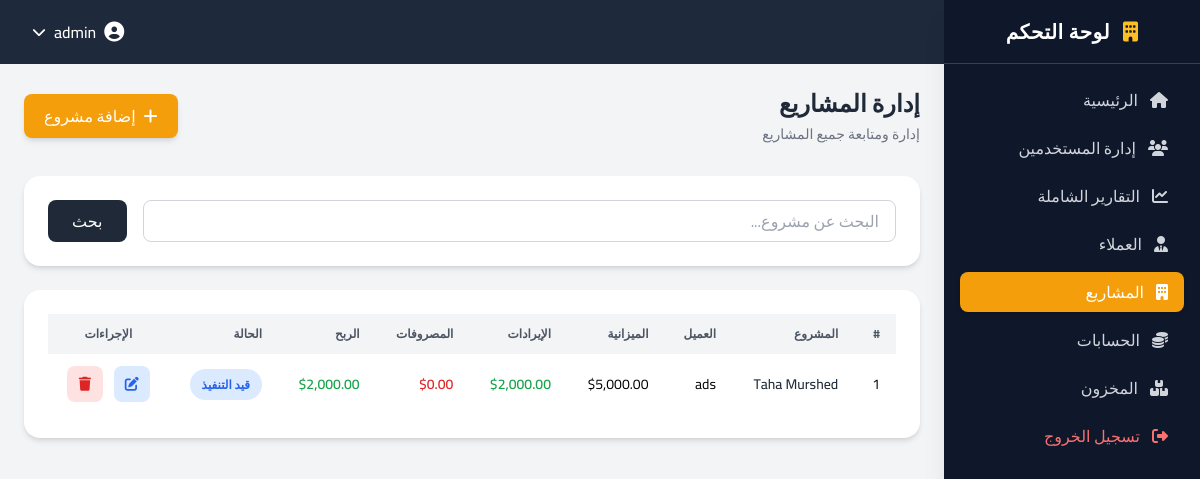
The page /modules/projects/list.php (signed in) on the database its author committed.
### tables this page shows
CREATE TABLE `projects` (
  `id` int NOT NULL,
  `name` varchar(150) NOT NULL,
  `client_id` int NOT NULL,
  `budget` decimal(15,2) DEFAULT '0.00',
  `start_date` date DEFAULT NULL,
  `end_date` date DEFAULT NULL,
  `status` enum('Pending','In Progress','Completed') DEFAULT 'Pending',
  `created_at` timestamp NULL DEFAULT CURRENT_TIMESTAMP
);

CREATE TABLE `clients` (
  `id` int NOT NULL,
  `name` varchar(100) NOT NULL,
  `phone` varchar(20) DEFAULT NULL,
  `email` varchar(100) DEFAULT NULL,
  `address` text,
  `created_at` timestamp NULL DEFAULT CURRENT_TIMESTAMP
);

### modules/projects/list.php (the view, shortened to what this page needs)
<?php
require_once '../../config/database.php';
$search = trim($_GET['search'] ?? '');
$sql = "
    SELECT
        p.id,
        p.name,
        p.budget,
        p.status,
        c.name AS client_name,
        IFNULL(SUM(DISTINCT r.amount),0) AS total_revenue,
        IFNULL(SUM(DISTINCT e.amount),0) AS total_expenses
    FROM projects p
    JOIN clients c ON p.client_id = c.id
    LEFT JOIN revenues r ON p.id = r.project_id
    LEFT JOIN expenses e ON p.id = e.project_id
";
$sql .= " GROUP BY p.id ORDER BY p.id DESC";
$stmt = $conn->prepare($sql);
$stmt->execute();
$result = $stmt->get_result();
include '../../includes/header.php';
include '../../includes/sidebar.php';
?>
<div class="lg:mr-64 p-6 min-h-screen bg-gray-100">
    <div class="flex flex-col md:flex-row md:items-center md:justify-between mb-8 gap-4">
        <div>
            <h1 class="text-2xl font-semibold text-gray-800">
                إدارة المشاريع
            </h1>
            <p class="text-gray-500 text-sm mt-1">
                إدارة ومتابعة جميع المشاريع
            </p>
        </div>
        <a href="add.php"
           class="inline-flex items-center bg-amber-500 hover:bg-amber-600 text-white font-medium px-5 py-2.5 rounded-lg shadow-md hover:shadow-lg transition">
            <i class="fa fa-plus ml-2"></i> إضافة مشروع
        </a>
    </div>
    <div class="bg-white rounded-2xl shadow-md p-6 mb-6">
        <form method="GET" class="flex flex-col md:flex-row gap-4">
            <input type="text"
                   name="search"
                   placeholder="البحث عن مشروع..."
                   value="<?= htmlspecialchars($search) ?>"
                   class="flex-1 border border-gray-300 rounded-lg px-4 py-2 focus:ring-2 focus:ring-amber-500 focus:border-amber-500 outline-none transition">
            <button type="submit"
                    class="bg-gray-800 hover:bg-gray-900 text-white px-6 py-2 rounded-lg transition">
                بحث
            </button>
        </form>
    </div>
    <div class="bg-white rounded-2xl shadow-md p-6">
        <div class="overflow-x-auto">
            <table class="w-full text-sm text-right">
                <thead>
                    <tr class="bg-gray-100 text-gray-600 uppercase text-xs">
                        <th class="px-4 py-3">#</th>
                        <th class="px-4 py-3">المشروع</th>
                        <th class="px-4 py-3">العميل</th>
                        <th class="px-4 py-3">الميزانية</th>
                        <th class="px-4 py-3">الإيرادات</th>
                        <th class="px-4 py-3">المصروفات</th>
                        <th class="px-4 py-3">الربح</th>
                        <th class="px-4 py-3">الحالة</th>
                        <th class="px-4 py-3 text-center">الإجراءات</th>
                    </tr>
                </thead>
                <tbody class="divide-y">
                <?php if ($result->num_rows > 0): ?>
                    <?php while ($row = $result->fetch_assoc()):
                        $profit = $row['total_revenue'] - $row['total_expenses'];
                        $status = strtolower(str_replace(' ', '-', $row['status']));
                        $statusClass = match($status) {
                            'pending'      => 'bg-yellow-100 text-yellow-600',
                            'in-progress'  => 'bg-blue-100 text-blue-600',
                            'completed'    => 'bg-green-100 text-green-600',
                            default        => 'bg-gray-100 text-gray-600'
                        };
                        $status_ar = match($status) {
                            'pending'      => 'قيد الانتظار',
                            'in-progress'  => 'قيد التنفيذ',
                            'completed'    => 'مكتمل',
                            default        => htmlspecialchars($row['status'])
                        };
                    ?>
                        <tr class="hover:bg-gray-50 transition">
                            <td class="px-4 py-3"><?= $row['id'] ?></td>
                            <td class="px-4 py-3 font-medium text-gray-800">
                                <?= htmlspecialchars($row['name']) ?>
                            </td>
                            <td class="px-4 py-3">
                                <?= htmlspecialchars($row['client_name']) ?>
                            </td>
                            <td class="px-4 py-3">
                                $<?= number_format($row['budget'], 2) ?>
                            </td>
                            <td class="px-4 py-3 text-green-600 font-semibold">
                                $<?= number_format($row['total_revenue'], 2) ?>
                            </td>
                            <td class="px-4 py-3 text-red-600 font-semibold">
                                $<?= number_format($row['total_expenses'], 2) ?>
                            </td>
                            <td class="px-4 py-3 font-semibold <?= $profit >= 0 ? 'text-green-600' : 'text-red-600' ?>">
                                $<?= number_format($profit, 2) ?>
                            </td>
                            <td class="px-4 py-3">
                                <span class="px-3 py-1 rounded-full text-xs font-semibold <?= $statusClass ?>">
                                    <?= $status_ar ?>
                                </span>
                            </td>
                            <td class="px-4 py-3 text-center space-x-2 space-x-reverse">
                                <a href="edit.php?id=<?= $row['id'] ?>"
                                   class="inline-flex items-center justify-center w-9 h-9 rounded-lg bg-blue-100 text-blue-600 hover:bg-blue-600 hover:text-white transition">
                                    <i class="fa fa-edit"></i>
                                </a>
                                <a href="delete.php?id=<?= $row['id'] ?>"
                                   onclick="return confirm('حذف هذا المشروع؟')"
                                   class="inline-flex items-center justify-center w-9 h-9 rounded-lg bg-red-100 text-red-600 hover:bg-red-600 hover:text-white transition">
                                    <i class="fa fa-trash"></i>
                                </a>
                            </td>
                        </tr>
                    <?php endwhile; ?>
                <?php endif; ?>
                </tbody>
            </table>
        </div>
    </div>
</div>
<?php
include '../../includes/footer.php';
?>

### rows shown on the page
projects: id "1", name "Taha Murshed", client.name "ads", budget "5,000.00", total_revenue "2,000.00", total_expenses "0.00", profit "2,000.00", status "قيد التنفيذ"

### other values the page prints
$_SESSION['username'] "admin"
$label "إدارة المستخدمين التقارير الشاملة العملاء المشاريع الحسابات المخزون"
